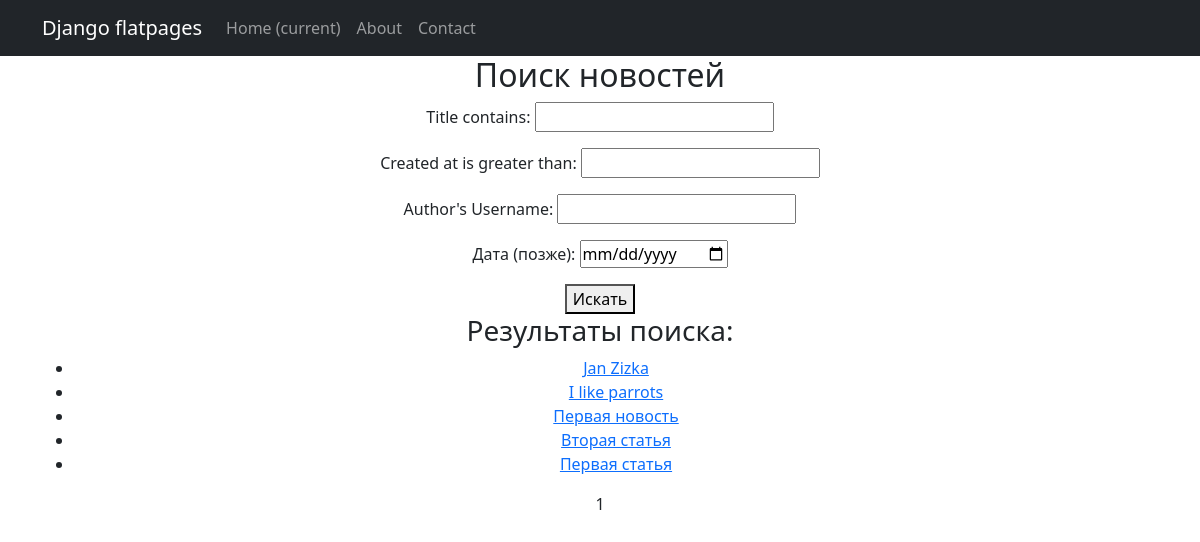
Page /news/search/ on the earlier database version.
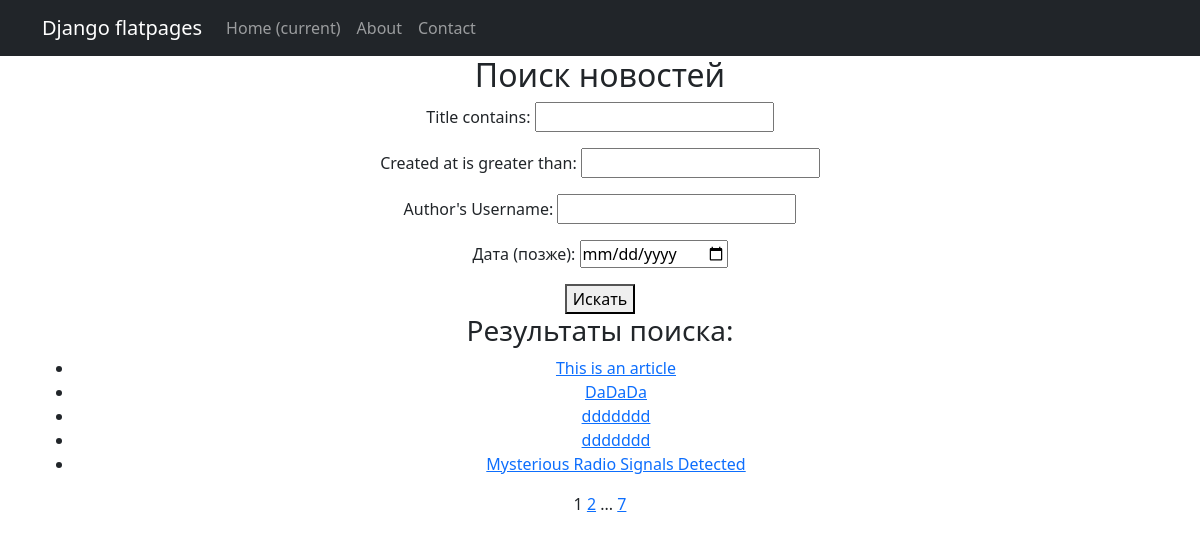
Same page on the later database version.
### news/models.py (models this page shows, shortened)
class Post(models.Model):
    ARTICLE = 'AR'
    NEWS = 'NW'
    POST_TYPES = [
        (ARTICLE, 'статья'),
        (NEWS, 'новость'),
    ]
    post_type = models.CharField(max_length=2, choices=POST_TYPES, default=ARTICLE)
    created_at = models.DateTimeField(auto_now_add=True)
    title = models.CharField(max_length=255)
    text = models.TextField()
    rating = models.IntegerField(default=0)
    author = models.ForeignKey(Author, on_delete=models.CASCADE, related_name="posts")
    categories = models.ManyToManyField(Category, through='PostCategory')

### news/views.py (the view)
# urls.py: path('search/', PostsSearch.as_view(), name='post_search'),
class PostsSearch(FilterView):
    model = Post
    template_name = 'posts_search.html'
    filterset_class = PostFilter  # Подключаем фильтр
    context_object_name = 'posts'
    paginate_by = 5
    ordering = '-created_at'

### news/templatetags/custom_tags.py (called while the page is built)
@register.simple_tag(takes_context=True)
def url_replace(context, **kwargs):
    d = context['request'].GET.copy()
    for k, v in kwargs.items():
        d[k] = v
    return d.urlencode()

### templates/posts_search.html (shortened to what this page needs)
{% extends 'flatpages/default.html' %}
{% load custom_tags %}
{% block content %}
    <h2>Поиск новостей</h2>
    <form method="get">
        {{ filter.form.as_p }}
        <button type="submit">Искать</button>
    </form>
    <h3>Результаты поиска:</h3>
    <ul>
        {% for post in posts %}
            <li><a href="{% url 'post_detail' post.pk %}">{{ post.title }}</a></li>
        {% empty %}
            <p>Новостей не найдено.</p>
        {% endfor %}
    </ul>
   {{ page_obj.number }}
   {% if page_obj.has_next %}
       <a href="?{% url_replace page=page_obj.next_page_number %}">{{ page_obj.next_page_number }}</a>
       {% if paginator.num_pages != page_obj.next_page_number %}
           ...
           <a href="?{% url_replace page=page_obj.paginator.num_pages %}">{{ page_obj.paginator.num_pages }}</a>
       {% endif %}
   {% endif %}
{% endblock content %}

Differences in the rows shown:
no longer on this page (row unchanged): Post: title "Jan Zizka"
no longer on this page (row unchanged): Post: title "I like parrots"
no longer on this page (row unchanged): Post: title "Первая новость"
no longer on this page (row unchanged): Post: title "Вторая статья"
no longer on this page (row unchanged): Post: title "Первая статья"
added Post: title "This is an article"
added Post: title "DaDaDa"
added Post: title "ddddddd"
added Post: title "ddddddd"
added Post: title "Mysterious Radio Signals Detected"
Other differences:
{{ page_obj.next_page_number }}: (not shown) → "2"
{{ page_obj.paginator.num_pages }}: (not shown) → "7"
